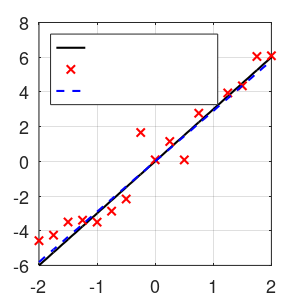

Source code (MATLAB):
clear all, close all, clc

x = 3;                                  % True slope
a = [-2:.25:2]';
b = a*x + 1*randn(size(a));             % Add noise
plot(a,x*a,'k','LineWidth',1.5)         % True relationship
hold on
plot(a,b,'rx','LineWidth',1.5)          % Noisy measurements

[U,S,V] = svd(a,'econ');
xtilde = V*inv(S)*U'*b;                  % Least-square fit

plot(a,xtilde*a,'b--','LineWidth',1.5)   % Plot fit
l1=legend('True line','Noisy data','Regression line');

set(l1,'String',{'                             ','',''})
set(l1,'Location','NorthWest')
grid on     
set(gcf,'Position',[100 100 300 300])
set(gcf,'PaperPositionMode','auto')
set(gca,'FontSize',13)
print('-depsc2', '-loose', 'figures/CH01_EX_PseudoInv')

%% Three methods of computing regression
xtilde1 = V*inv(S)*U'*b
xtilde2 = pinv(a)*b
xtilde3 = regress(b,a)


